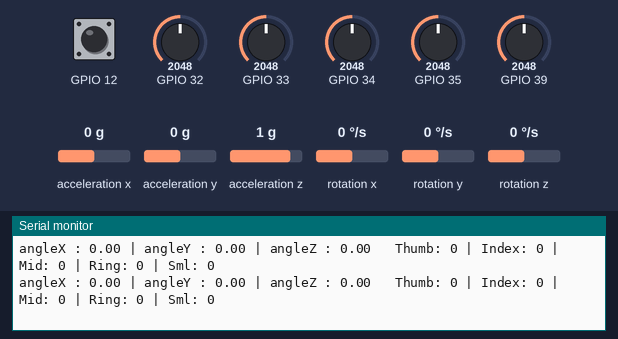
Recording of a sketch running on a simulated ESP32. Shown: the last lines printed to the serial monitor. The inputs (shaded band) are chosen by the test bench; at power-on: rotation z 0 °/s, GPIO 33 = 2048, GPIO 35 = 2048, GPIO 34 = 2048, GPIO 32 = 2048, GPIO 39 = 2048, GPIO 12 HIGH, acceleration x 0 g, acceleration y 0 g, acceleration z 1 g, rotation x 0 °/s, rotation y 0 °/s.

Above: at 4.3 s.
4.4 s: rotation z set to 192 °/s
At 6.6 s:
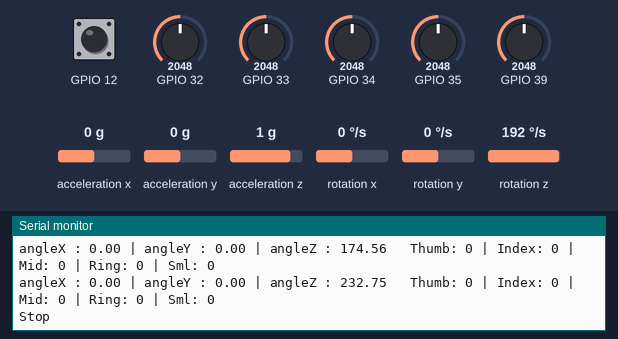
7.4 s: GPIO 33 set to 2866
At 8.3 s:
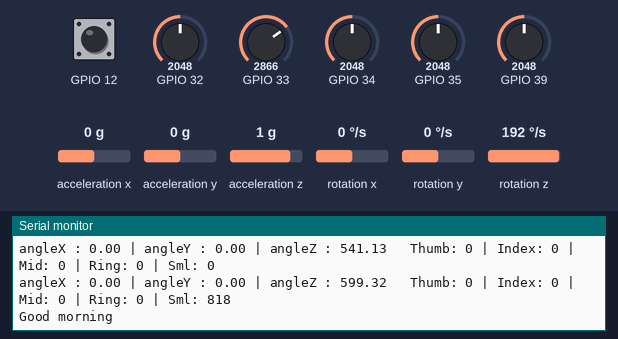
10.4 s: GPIO 35 set to 2866
At 11.5 s:
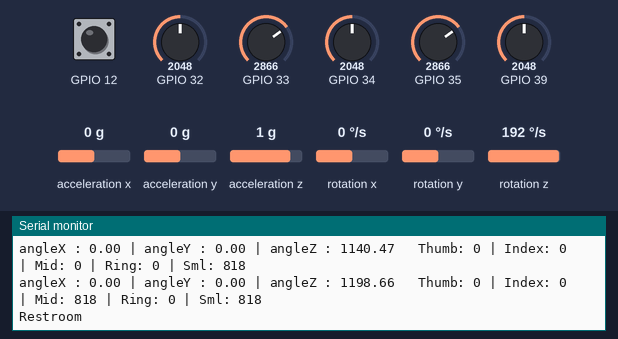
13.4 s: GPIO 34 set to 2866
At 14.6 s:
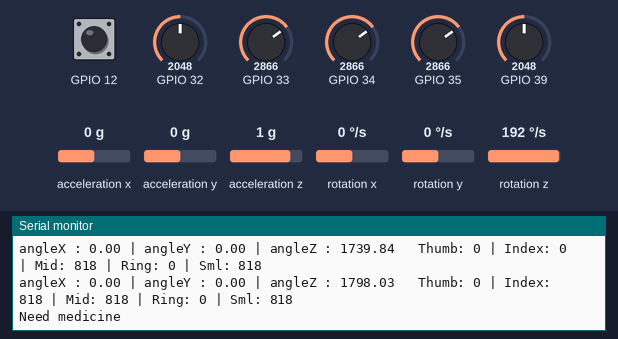
16.4 s: GPIO 32 set to 2866
At 17.5 s:
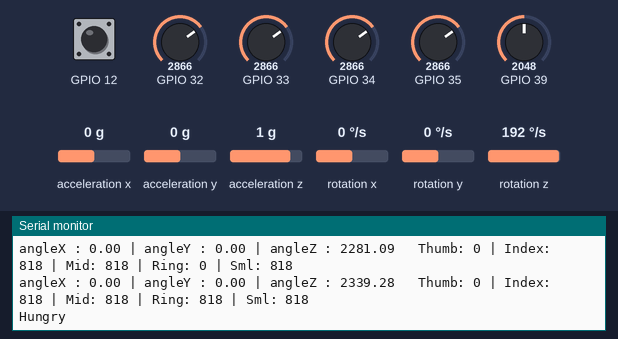
18.1 s: GPIO 39 set to 2866
At 18.9 s:
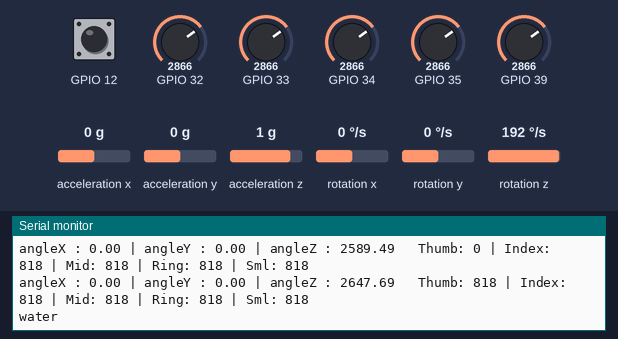
Timing chart, 0 to 21.1 s (numbered marks = the images above; inputs shaded):
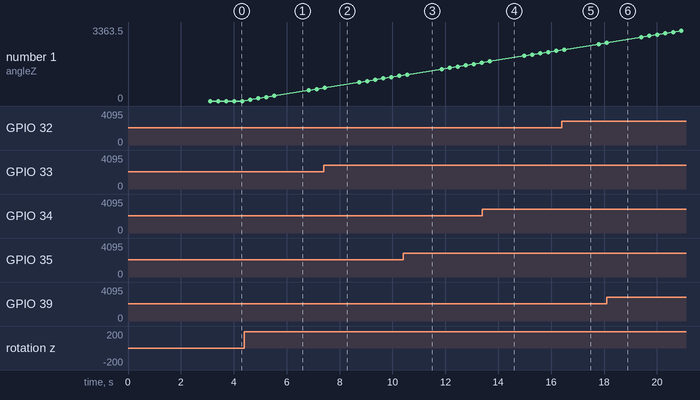

The sketch:

smart_gloves_mpu_flex_esp32_web_speech.ino
```cpp
#include <WiFi.h>
#include <ESPAsyncWebServer.h>
#include <MPU6050_tockn.h>
#include <Wire.h>

// MPU6050 initialization
MPU6050 mpu6050(Wire);

// WiFi credentials
const char* ssid = "SmartGloves";
const char* password = "123456";

// Gesture and flex sensor messages
const char* messages[] = {
  "Move left", "Stop", "I don't like", "emergency needs", "Move right",
  "I am scared", "water","Hungry", "I am happy now", "Help",
  "Fine", "Need medicine", "Restroom", "Good morning"
};

volatile int currentMessageIndex = -1; // Index to track the current message
AsyncWebServer server(80);

// Flex sensor variables
int SF1, SF2, SF3, SF4, SF5; // Calibration values
int flex1, flex2, flex3, flex4, flex5; // Current readings
int thm, ind, mid, rng, sm; // Differences from calibration

long timer = 0;

void setup() {
  // Serial monitor setup
  Serial.begin(115200);

  // MPU6050 initialization
  Wire.begin();
  mpu6050.begin();
  mpu6050.calcGyroOffsets(true);

  // Initialize calibration values for flex sensors
  SF1 = analogRead(39);
  SF2 = analogRead(34);
  SF3 = analogRead(35);
  SF4 = analogRead(32);
  SF5 = analogRead(33);
  delay(100);

  // Connect to Wi-Fi
  WiFi.mode(WIFI_MODE_AP);
  WiFi.softAP(ssid, password);
  Serial.println("Connected to WiFi");
  Serial.println(WiFi.localIP());

  // Configure the web server
  server.on("/", HTTP_GET, [](AsyncWebServerRequest *request) {
    const char webpage[] = R"rawliteral(
    <!DOCTYPE html>
    <html>
    <head>
      <title>ESP32 Gesture Assistant</title>
      <style>
        h2 { text-align: center; font-size: 2em; font-weight: bold; margin-top: 20px; }
        #message { text-align: center; font-size: 1.5em; font-weight: bold; color: #333; margin-top: 30px; }
      </style>
    </head>
    <body>
      <h2>ESP32 Gesture Assistant</h2>
      <div id="message">Waiting for gesture...</div>
      <script>
        let lastMessage = "Waiting for gesture...";
        function fetchMessage() {
          fetch("/message")
            .then(response => response.text())
            .then(text => {
              const messageDiv = document.getElementById("message");
              if (text && text !== lastMessage) {
                messageDiv.innerText = text;
                lastMessage = text;
                if (text !== "Waiting for gesture...") {
                  let utterance = new SpeechSynthesisUtterance(text);
                  speechSynthesis.speak(utterance);
                }
              }
            });
        }
        setInterval(fetchMessage, 1000);
      </script>
    </body>
    </html>
    )rawliteral";
    request->send(200, "text/html", webpage);
  });

  server.on("/message", HTTP_GET, [](AsyncWebServerRequest *request) {
    static String lastSentMessage = "";
    if (currentMessageIndex >= 0 && currentMessageIndex < 16) {
      String newMessage = messages[currentMessageIndex];
      if (newMessage != lastSentMessage) {
        lastSentMessage = newMessage;
        request->send(200, "text/plain", newMessage);
      } else {
        request->send(200, "text/plain", "Waiting for gesture...");
      }
    } else {
      request->send(200, "text/plain", "Waiting for gesture...");
    }
  });

  server.begin();
  Serial.println("Server started");
}


void loop()
{
  // Update MPU6050 readings
  mpu6050.update();
  if (touchRead(12) < 30)
  {
    mpu6050.calcGyroOffsets(true);
    Serial.println("Calibrating...");
      SF1 = analogRead(39);
      SF2 = analogRead(34);
      SF3 = analogRead(35);
      SF4 = analogRead(32);
      SF5 = analogRead(33);
    delay(100);
  }


  if (millis() - timer > 100)
  {
    float angleX = mpu6050.getAngleX();
    float angleY = mpu6050.getAngleY();
    float angleZ = mpu6050.getAngleZ();

    Serial.print("angleX : "); Serial.print(angleX);
    Serial.print(" | angleY : "); Serial.print(angleY);
    Serial.print(" | angleZ : "); Serial.print(angleZ);

    int newMessageIndex = -1;

     // Read flex sensor values
  flex1 = analogRead(39);
  flex2 = analogRead(34);
  flex3 = analogRead(35);
  flex4 = analogRead(32);
  flex5 = analogRead(33);
  delay(100);

  thm = abs(flex1 - SF1);
  ind = abs(flex2 - SF2);
  mid = abs(flex3 - SF3);
  rng = abs(flex4 - SF4);
  sm = abs(flex5 - SF5);
  delay(100);

  print_flex(); //disable this for fast working of the code

  // Flex sensor gesture conditions
  if (thm > 15 && mid > 15 && rng > 15 && sm > 15) {
    newMessageIndex = 6; // "I am scared"
  } else if (ind>15 && mid > 15 && rng > 15 && sm > 15) {
    newMessageIndex = 7; // "water"
  } else if (thm>15 && ind > 15 && mid > 15 && rng > 15 && sm > 15) {
    newMessageIndex = 8; // "hungry"
  } else if (thm > 15 && ind > 15 && sm > 15) {
    newMessageIndex = 9; // "I am happy now"
  }else if (mid > 15 && rng > 15 && thm>15) {
    newMessageIndex = 10; // "help"
  } else if (ind > 30) {
    newMessageIndex = 11; // "Fine"
  } else if (mid > 30) {
    newMessageIndex = 12; // Need medicine
  } else if (sm > 30) {
    newMessageIndex = 13; // Restroom
  } //else if (sm > 50) {
  // newMessageIndex = 14;
  // }

    else if (angleX < -90 && angleY > 40 ) {
      newMessageIndex = 4; // Move left
    } else if (angleX < -90 && angleZ > 150) {
      newMessageIndex = 5; // Hello. how are you?
    }
    // else if (angleY > 150 ) {
    //   newMessageIndex = 1; // Stop
    // }
     else if (angleZ >180) {
      newMessageIndex = 1; // I don't like
    } else if (angleY < -200) {
      newMessageIndex = 3; // emergency needs
    } else if (angleX > 90 && angleY > 40) {
      newMessageIndex = 0; // Move right
    }

    if (newMessageIndex != currentMessageIndex)
    {
      currentMessageIndex = newMessageIndex;
      if (currentMessageIndex >= 0)
      {
        Serial.println(messages[currentMessageIndex]);
        delay(1000);
      }
    }

    timer = millis();
  }
  delay(100);
}

void print_flex()
{
    // Serial.println(String("Flex1: ") + flex1 + String(" | Flex2: ") + flex2 +
    //              String(" | Flex3: ") + flex3 + String(" | Flex4: ") + flex4 +
    //              String(" | Flex5: ") + flex5);

  // Print differences from calibration
  Serial.print("   ");
  Serial.println(String("Thumb: ") + thm + String(" | Index: ") + ind +
                 String(" | Mid: ") + mid + String(" | Ring: ") + rng +
                 String(" | Sml: ") + sm);
}
```

Measured:
- after the input at 4.4 s, the serial monitor: prints a new line after 0.22 s (image 1)
- after the input at 7.4 s, the serial monitor: prints a new line at once (image 2)
- after the input at 10.4 s, the serial monitor: prints a new line after 0.16 s (image 3)
- after the input at 13.4 s, the serial monitor: prints a new line after 0.28 s (image 4)
- after the input at 16.4 s, the serial monitor: prints a new line after 0.10 s (image 5)
- after the input at 18.1 s, the serial monitor: prints a new line at once (image 6)
- plotted number 1: 0 → 541.13 after the input at 4.4 s, 541.13 → 1140.47 after the input at 7.4 s, 1140.47 → 1739.84 after the input at 10.4 s, 1739.84 → 2281.09 after the input at 13.4 s, 2281.09 → 2589.49 after the input at 16.4 s
